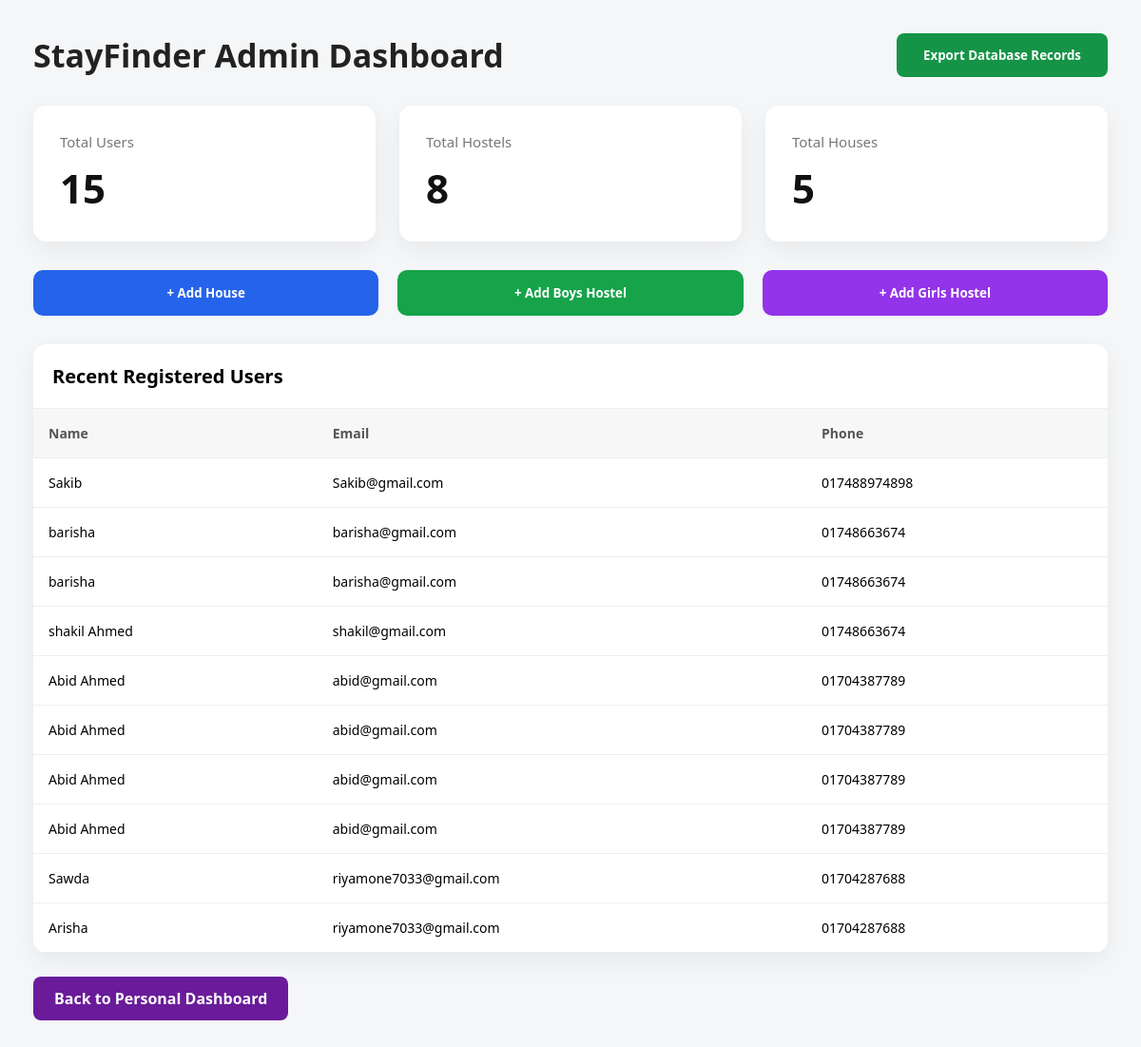
Page /admin-dashboard/ (signed in) on the committed database.
### core/models.py (models this page shows, shortened)
class Owner(models.Model):
    name = models.CharField(max_length=100, blank=True)
    phone = models.CharField(max_length=15, blank=True)
    email = models.EmailField(blank=True)
    password = models.CharField(max_length=128, blank=True, null=True)

### core/views.py (the view)
# urls.py: path('admin-dashboard/', views.admin_dashboard, name='admin_dashboard'),
def admin_dashboard(request):
    is_admin = request.user.is_authenticated and request.user.is_superuser
    is_owner = 'owner_id' in request.session
    if not (is_admin or is_owner):
        return redirect('dashboard')
    total_users = Owner.objects.count()
    total_hostels = Hostel.objects.count()
    total_houses = House.objects.count()
    total_booking_requests = BookingRequest.objects.count()
    total_requirement_alerts = RequirementAlert.objects.count()
    total_applications = ApplicationForm.objects.count()
    total_feedbacks = PaymentFeedback.objects.count()
    context = {
        'total_users': total_users,
        'total_hostels': total_hostels,
        'total_houses': total_houses,
        'total_booking_requests': total_booking_requests,
        'total_requirement_alerts': total_requirement_alerts,
        'total_applications': total_applications,
        'total_feedbacks': total_feedbacks,
        'owners': Owner.objects.all().order_by('-id')[:10],
        'booking_requests': BookingRequest.objects.all().order_by('-id')[:10],
        'requirement_alerts': RequirementAlert.objects.all().order_by('-id')[:10],
        'applications': ApplicationForm.objects.all().order_by('-id')[:10],
        'feedbacks': PaymentFeedback.objects.all().order_by('-id')[:10],
    }
    return render(request, 'admin_dashboard.html', context)

### core/templates/admin_dashboard.html (shortened to what this page needs)
{% load static %}
<html lang="en">
<head>
</head>
<body>
<div class="header">
    <h1>StayFinder Admin Dashboard</h1>
    <a href="{% url 'export_excel' %}">
        <button class="export-btn">Export Database Records</button>
    </a>
</div>
<div class="cards">
    <div class="card">
        <p>Total Users</p>
        <h2>{{ total_users }}</h2>
    </div>
    <div class="card">
        <p>Total Hostels</p>
        <h2>{{ total_hostels }}</h2>
    </div>
    <div class="card">
        <p>Total Houses</p>
        <h2>{{ total_houses }}</h2>
    </div>
</div>
<div class="action-row">
    <a href="{% url 'add_house_admin' %}">
        <button class="add-house">+ Add House</button>
    </a>
    <a href="{% url 'add_boys_hostel_admin' %}">
        <button class="add-boys">+ Add Boys Hostel</button>
    </a>
    <a href="{% url 'add_girls_hostel_admin' %}">
        <button class="add-girls">+ Add Girls Hostel</button>
    </a>
</div>
<div class="table-box">
    <div class="table-title">Recent Registered Users</div>
    <table>
        <tr>
            <th>Name</th>
            <th>Email</th>
            <th>Phone</th>
        </tr>
        {% for owner in owners %}
        <tr>
            <td>{{ owner.name }}</td>
            <td>{{ owner.email }}</td>
            <td>{{ owner.phone }}</td>
        </tr>
        {% empty %}
        <tr>
            <td colspan="3">No signup found.</td>
        </tr>
        {% endfor %}
    </table>
</div>
<a href="{% url 'dashboard' %}" class="back-btn">Back to Personal Dashboard</a>
</body>
</html>

### core/templates/admin_dashboard.html (style rules this page uses)
* { margin: 0; padding: 0; box-sizing: border-box; font-family: 'Segoe UI', sans-serif; }
body { background: #f4f6f8; min-height: 100vh; padding: 35px; }
.header { display: flex; justify-content: space-between; align-items: center; margin-bottom: 30px; }
.header h1 { font-size: 34px; color: #222; }
.export-btn { background: #159447; color: white; border: none; padding: 14px 28px; border-radius: 8px; font-weight: bold; cursor: pointer; }
.cards { display: grid; grid-template-columns: repeat(3, 1fr); gap: 25px; margin-bottom: 30px; }
.card { background: white; padding: 28px; border-radius: 14px; box-shadow: 0 8px 25px rgba(0,0,0,0.06); }
.card p { color: #777; font-size: 15px; margin-bottom: 10px; }
.card h2 { font-size: 42px; color: #111; }
.action-row { display: flex; gap: 20px; margin-bottom: 30px; }
.action-row a { flex: 1; text-decoration: none; }
.action-row button { width: 100%; padding: 15px; color: white; border: none; border-radius: 10px; font-weight: bold; cursor: pointer; }
.add-house { background: #2563eb; }
.add-boys { background: #16a34a; }
.add-girls { background: #9333ea; }
.table-box { background: white; border-radius: 14px; box-shadow: 0 8px 25px rgba(0,0,0,0.06); overflow: hidden; }
.table-title { padding: 20px; font-size: 20px; font-weight: bold; border-bottom: 1px solid #eee; }
table { width: 100%; border-collapse: collapse; }
th, td { padding: 16px; text-align: left; border-bottom: 1px solid #eee; font-size: 14px; }
th { background: #f7f7f7; color: #555; }
.back-btn { display: inline-block; margin-top: 25px; text-decoration: none; color: white; background: #6a1b9a; padding: 12px 22px; border-radius: 8px; font-weight: bold; }

### rows in the picture
Owner: name "Sakib", email "Sakib@gmail.com", phone "017488974898"
Owner: name "barisha", email "barisha@gmail.com", phone "01748663674"
Owner: name "barisha", email "barisha@gmail.com", phone "01748663674"
Owner: name "shakil Ahmed", email "shakil@gmail.com", phone "01748663674"
Owner: name "Abid Ahmed", email "abid@gmail.com", phone "01704387789"
Owner: name "Abid Ahmed", email "abid@gmail.com", phone "01704387789"
Owner: name "Abid Ahmed", email "abid@gmail.com", phone "01704387789"
Owner: name "Abid Ahmed", email "abid@gmail.com", phone "01704387789"
Owner: name "Sawda", email "riyamone7033@gmail.com", phone "01704287688"
Owner: name "Arisha", email "riyamone7033@gmail.com", phone "01704287688"

### other values in the picture
{{ total_users }} "15"
{{ total_hostels }} "8"
{{ total_houses }} "5"
